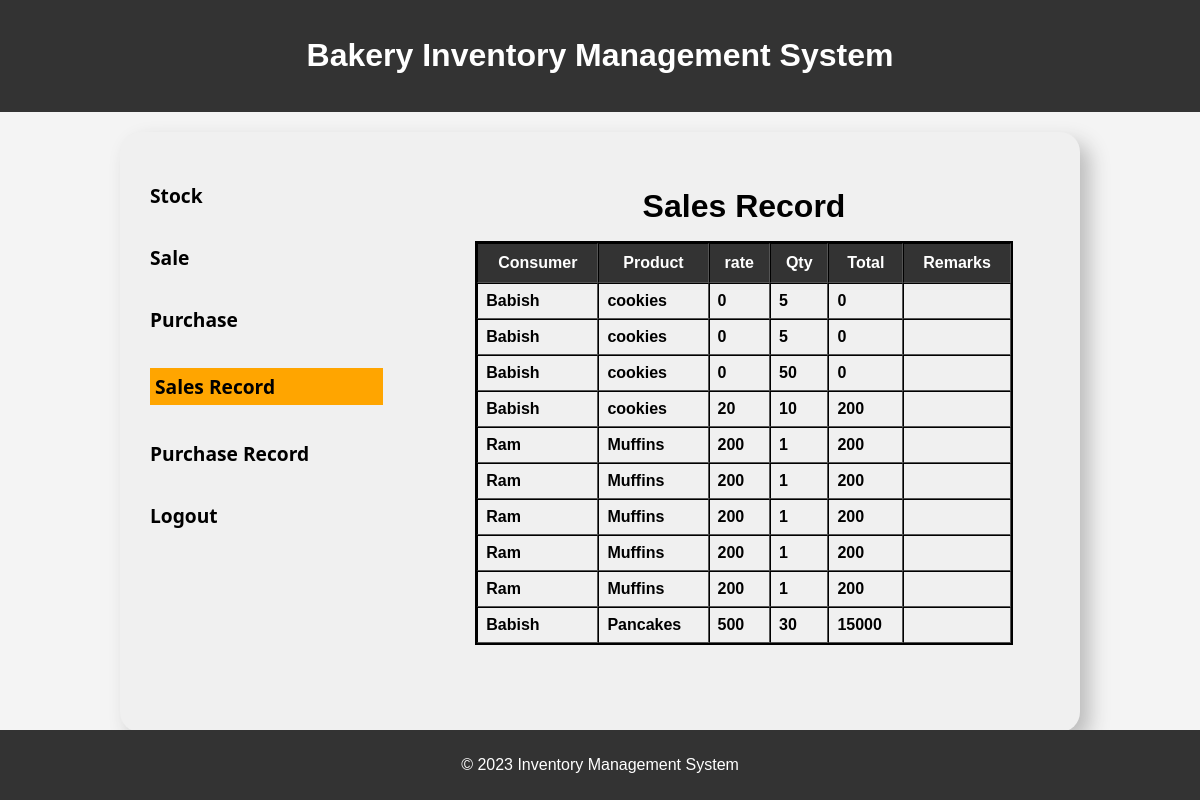
/salerecord.php, run on the app's committed database.
### tables this page shows
CREATE TABLE `salesrecord` (
  `consumer` varchar(20) NOT NULL,
  `name` varchar(50) NOT NULL,
  `rate` int(11) NOT NULL,
  `quantity` int(11) NOT NULL,
  `total` int(11) NOT NULL,
  `remarks` varchar(100) NOT NULL
);

### salerecord.php (the view, shortened to what this page needs)
<?php
$filename=$_SERVER['PHP_SELF'];
?>
<!DOCTYPE html>
<html lang="en">
<head>
    <link rel='stylesheet' href='style.css'>
</head>
<body>
    <header>
        <h1>Bakery Inventory Management System</h1>
    </header>
    <div class="container neumorphic">
       <div class="sidebar">
       <?php
       	include('menu.php');
       ?>
       </div>
       <div class="box">
        <div class="main">
            <h2>Sales Record</h2>
            <?php
            include('db.php');
            $qry='SELECT * FROM salesrecord';
            $result=$conn->query($qry);
            if($result){
                echo "<table border=1 cellspacing=0>
                <tr>
                    <th>Consumer</th>
                    <th>Product</th>
                    <th>rate</th>
                    <th>Qty</th>
                    <th>Total</th>
                    <th>Remarks</th>
                </tr>";
                while($row=$result->fetch_assoc()){
                    echo '<tr>';
                    echo '<td>'.$row['consumer'].'</td>';
                        echo '<td>'.$row['name'].'</td>';
                        echo '<td>'.$row['rate'].'</td>';
                        echo '<td>'.$row['quantity'].'</td>';
                        echo '<td>'.$row['total'].'</td>';
                        echo '<td>'.$row['remarks'].'</td>';
                    echo '</tr>';
                }
                echo '</table>';
            }
             ?>
        </div>
       </div>
    </div>
    <footer>
        <p>&copy; 2023 Inventory Management System</p>
    </footer>
</body>
</html>

### menu.php
 <ul>
            <li><a href="stock.php" <?php if($filename=='/ims/stock.php') echo "class='current'";  ?>>Stock</a></li>
            <li><a href="sale.php" <?php if($filename=='/ims/sale.php') echo "class='current'";  ?>>Sale</a></li>
            <li><a href="purchase.php" <?php if($filename=='/ims/purchase.php') echo "class='current'";  ?>>Purchase</a></li>
            <li><a href="salerecord.php" <?php if($filename=='/ims/salerecord.php') echo "class='current'";  ?>>Sales Record</a></li>
            <li><a href="purchaserecord.php" <?php if($filename=='/ims/purchaserecord.php') echo "class='current'";  ?>>Purchase Record</a></li>
            <li><a href="index.php" >Logout</a></li>
</ul>

### style.css (style rules this page uses)
body { font-family: 'Arial', sans-serif; background-color: #f4f4f4; margin: 0; height: 100vh; }
header { background-color: #333; color: #fff; text-align: center; padding: 1rem 0; }
.container { position: relative; top: 40%; left: 50%; transform: translate(-50%, -50%); width: 80vw; min-width: 800px; max-width: 1200px; height: 600px; border-radius: 20px; min-height: 600px; background: #f0f0f0; display: flex; justify-content: space-evenly; overflow: hidden; box-shadow: 10px 10px 20px #bcbcbc; }
.container> .sidebar { width: 30%; height: 100%; }
.sidebar> ul { margin-top: 40px; list-style: none; }
.sidebar> ul> li { padding: 10px; margin: 15px 20px 15px -20px; font-family: Segoe UI; font-size: 1.2rem; font-weight: bolder; }
.sidebar> ul> li> a { width: 100%; height: 100%; text-decoration: none; color: black; }
.container> .box { width: 70%; height: 100%; display: flex; }
footer { text-align: center; padding: 10px 0; background-color: #333; color: #fff; position: fixed; bottom: 0; width: 100%; }
h2 { font-size: 2rem; text-align: center; padding: 0.5em 0; margin: 0; }
.main { width: 80%; max-width: 600px; margin: 20px auto; padding: 20px; background-color: transparent; border-radius: 8px; }
table { width: 100%; border: 2px solid black; }
th { background-color: #333; color: white; padding: 10px; }
td { padding: 8px; font-weight: bold; }

### salerecord.php (style rules this page uses)
.current { background-color:orange; display: block; padding: 5px 0px 5px 5px; }
.main { overflow-y: auto; overflow-x: hidden; }

### data on the page
salesrecord: consumer "Babish", name "cookies", rate "0", quantity "5", total "0"
salesrecord: consumer "Babish", name "cookies", rate "0", quantity "5", total "0"
salesrecord: consumer "Babish", name "cookies", rate "0", quantity "50", total "0"
salesrecord: consumer "Babish", name "cookies", rate "20", quantity "10", total "200"
salesrecord: consumer "Ram", name "Muffins", rate "200", quantity "1", total "200"
salesrecord: consumer "Ram", name "Muffins", rate "200", quantity "1", total "200"
salesrecord: consumer "Ram", name "Muffins", rate "200", quantity "1", total "200"
salesrecord: consumer "Ram", name "Muffins", rate "200", quantity "1", total "200"
salesrecord: consumer "Ram", name "Muffins", rate "200", quantity "1", total "200"
salesrecord: consumer "Babish", name "Pancakes", rate "500", quantity "30", total "15000"
